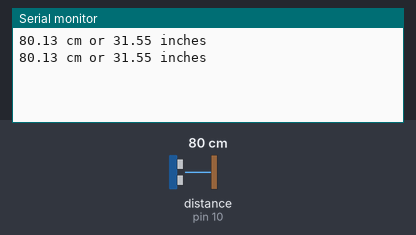
This sketch was run on a simulated Arduino Uno, built with avr-gcc and run on an emulated ATmega328P. Shown: the last lines printed to the serial monitor. Wiring (inferred from the names in the program): ultrasonic range finder: trigger pin 8; echo pin 10. The test bench sets the inputs (shaded band); at power-on: distance to the obstacle (sensor on pin 10) 80 cm. The echo pulse lasts 58.3 µs per cm.

Above: at 1.8 s.
1.9 s: distance to the obstacle (sensor on pin 10) set to 2 cm
At 2.8 s:
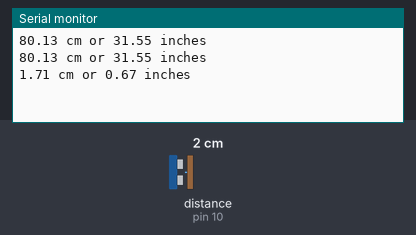
3.4 s: distance to the obstacle (sensor on pin 10) set to 4 cm
At 4.6 s:
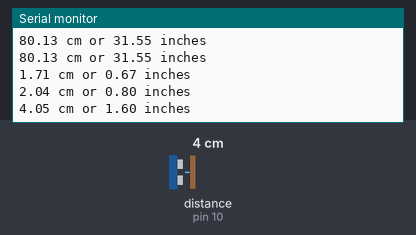
Timing chart, 0 to 6.4 s (numbered marks = the images above; inputs shaded):
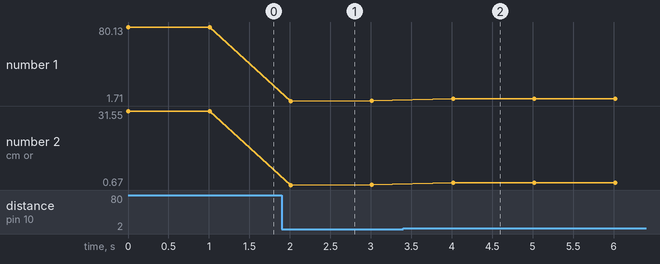

Measured:
- after the input at 1.9 s, the serial monitor: prints a new line after 0.11 s (image 1)
- after the input at 3.4 s, the serial monitor: prints a new line after 0.62 s (image 2)
- plotted number 1: 80.13 → 2.04 after the input at 1.9 s, 2.04 → 4.05 after the input at 3.4 s
- plotted number 2: 31.55 → 0.8 after the input at 1.9 s, 0.8 → 1.6 after the input at 3.4 s

The sketch:

Listing_13_4_UltrasonicSensor.ino
```cpp
/*  Listing 13-4. Ultrasound Sensor Program
  Code is taken from
     http://www.arduino.cc/en/Tutorial/Ping
  and was written by David Mellis and modified
  by Tom Igoe.

  Modified by Dr. Purdum for sound speed at
  72 degrees F.
  1/2/2105
*/

int triggerPin = 8;
int echoPin = 10;

void setup() {
  Serial.begin(9600);
  pinMode(triggerPin, OUTPUT);
  pinMode(echoPin, INPUT);
}

void loop(){
  long roundTrip;
  float cm;

  digitalWrite(triggerPin, LOW); // Trigger a short low pulse
  delayMicroseconds(2);          // before the HIGH pulse
  digitalWrite(triggerPin, HIGH);
  delayMicroseconds(10);
  digitalWrite(triggerPin, LOW);

  roundTrip = pulseIn(echoPin, HIGH);
  cm = microsecondsToCentimeters(roundTrip);
  float inch = cm / 2.54;         // Figure out inches
  Serial.print(cm);
  Serial.print(" cm or ");
  Serial.print(inch);
  Serial.print(" inches");
  Serial.println();
  delay(1000);
}
/*****
  This function calculates how far the pulse travels to
  strike and object and return. The air temp is assumed
  to be 72F.

  Parameter list:
    long microseconds    the time of the pulse

  Return value:
    float                centimeters to and from target
    *****/
float microsecondsToCentimeters(long microseconds){
  return (microseconds*0.034495)/2;
}
```
